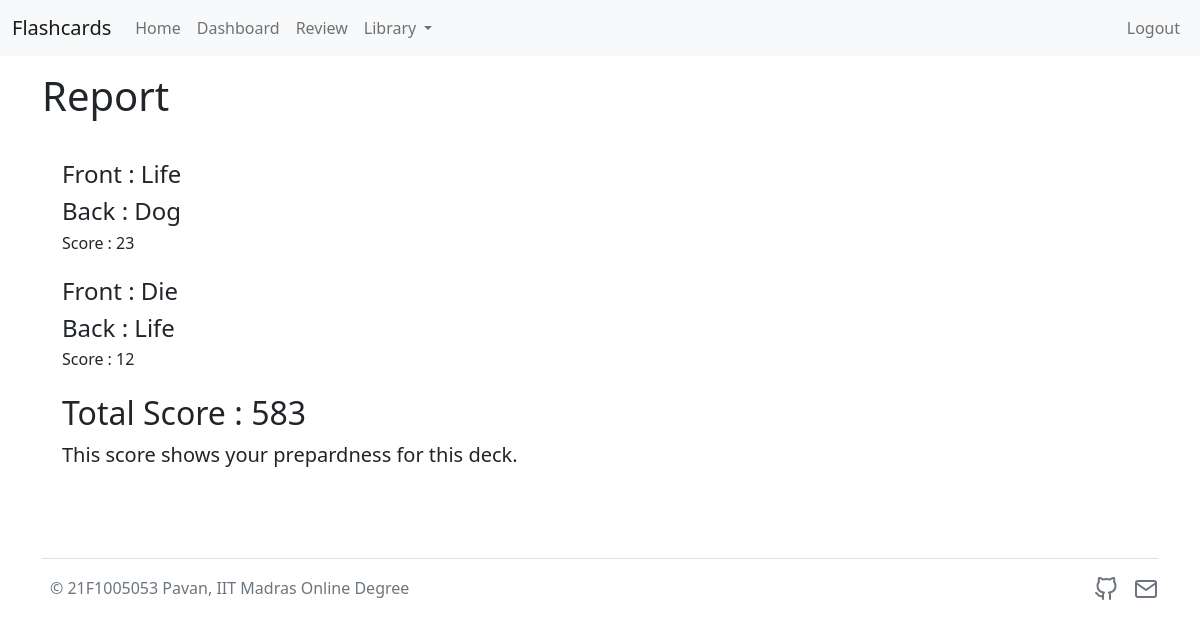
Page /score/1 (signed in) on the committed database.
### application/models.py (models this page shows)
class Cards(db.Model):
    __tablename__ = 'cards'
    card_id = db.Column(db.Integer, autoincrement=True, primary_key=True)
    front = db.Column(db.String(50))
    back = db.Column(db.String(50))
    lang_back = db.Column(db.String)
    lang_front = db.Column(db.String)
    score = db.Column(db.Integer)
    deck_id = db.Column(db.Integer, db.ForeignKey('decks.deck_id'), nullable=False)

### application/controllers.py (the view)
@app.route("/score/<int:deck_id>", methods=["GET"])
@login_required
def score(deck_id):
  deck = db.session.query(Cards).filter(Cards.deck_id==deck_id).all()
  print(deck, deck[0])
  score = 0
  for card in deck:
    score += card.score
  score = int(( score/ (len(deck)*3)) * 100 )
  deck_write = Decks.query.get_or_404(deck_id)
  deck_write.score = score
  db.session.commit()
  print(score)
  return render_template('score.html', cards=deck, score=score)

### templates/score.html (shortened to what this page needs)
{% extends "base.html" %}
{% block content %}
<div class="container ">
  <div class="jumbatron " style="margin-top: 1rem;">
      <h1>Report</h1>
  </div>
</div>
<div class="container justify-content-center" style="padding:2rem;">
  {% for card in cards%}
  <div class="row mb-3 d-flex justify-content-center">
    <h4>Front : {{card.front}}</h4>
    <h4>Back : {{card.back}}</h4>
    <h6>Score : {{card.score}}</h6>
  </div>
  {% endfor%}
  <div class="row mb-3 d-flex justify-content-center">
    <h2>Total Score : {{score}}</h2>
    <p class="lead small mb-3">This score shows your prepardness for this deck.</p>
  </div>
</div>
{% endblock %}

### rows in the picture
Cards: front "Life", back "Dog", score "23"
Cards: front "Die", back "Life", score "12"

### other values in the picture
{{ score }} "583"
